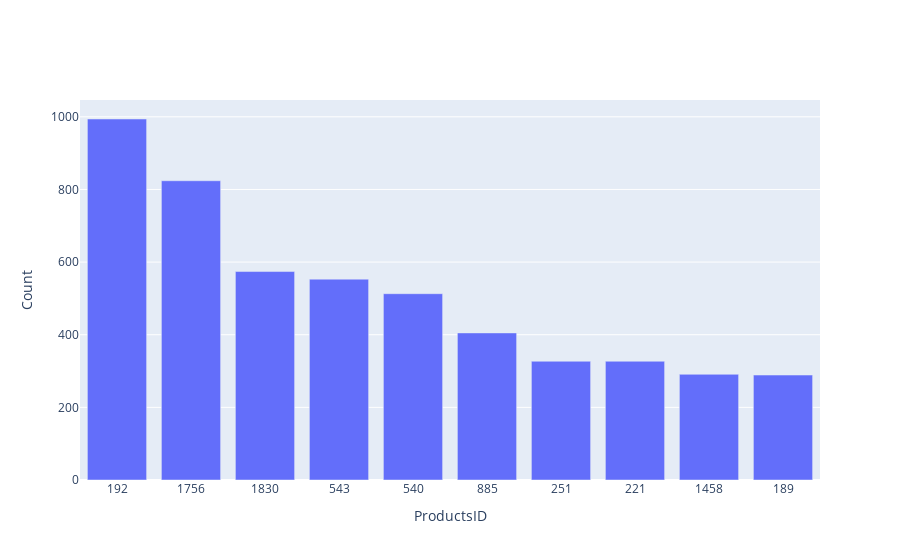

Source (notebook cell):
### Code cell
x = df['ProductID'].astype(str).value_counts()
x = x.sort_values(ascending=False) 
x = x[:10]

ditribution_plot(x=x.index, y=x.values, yaxis="Count", xaxis="ProductsID")
df.info()

### Figure 1 — Plotly figure (JSON) as saved in the notebook; plotly's stock layout.template omitted (floating-point values rounded to 4 significant figures)
{"data": [{"type": "bar", "x": ["192", "1756", "1830", "543", "540", "885", "251", "221", "1458", "189"], "y": [994, 824, 574, 553, 513, 405, 327, 327, 291, 289]}], "layout": {"xaxis": {"title": {"text": "ProductsID"}}, "yaxis": {"title": {"text": "Count"}}}}
